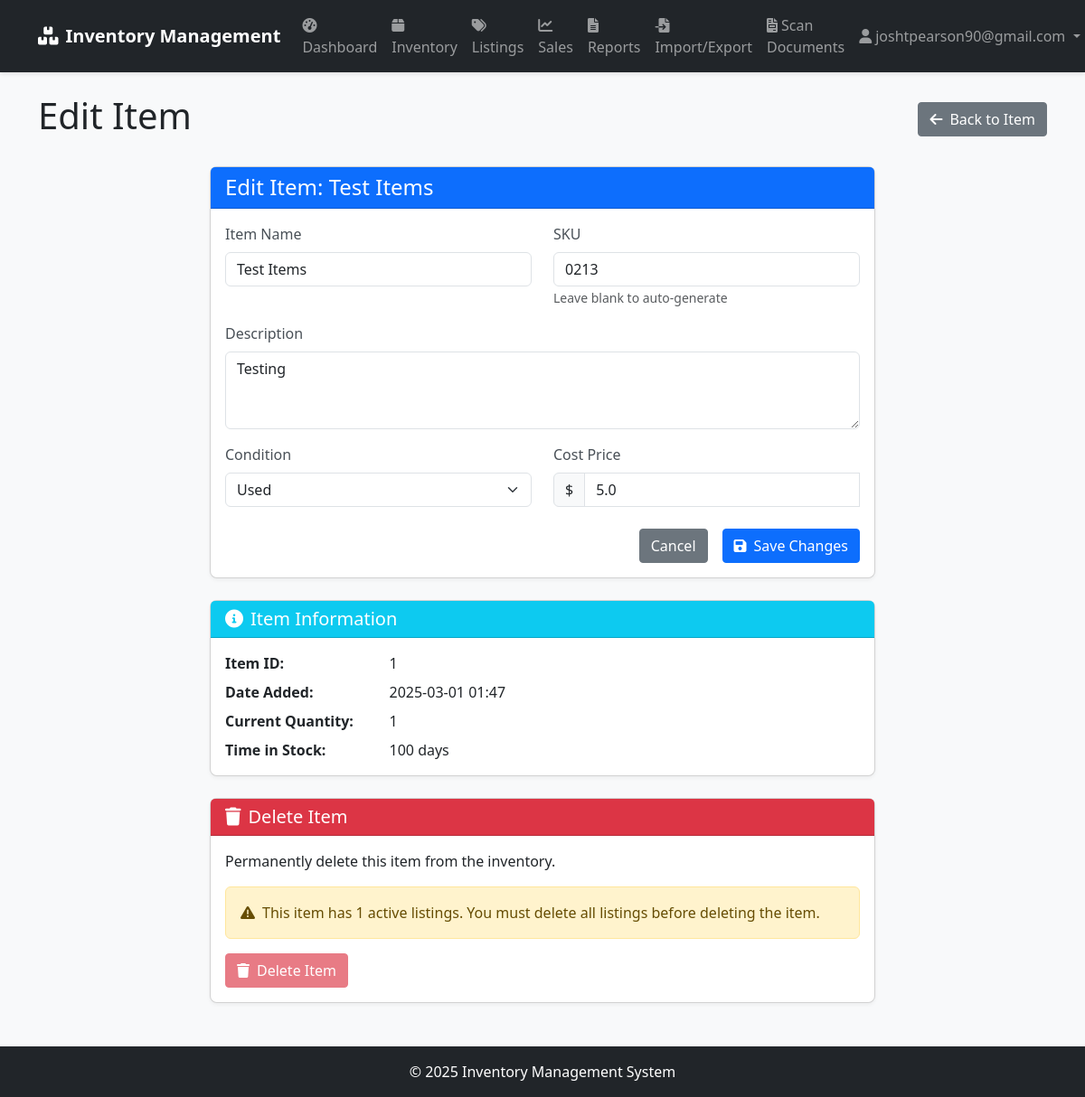
/inventory/item/1/edit (signed in), run on the app's committed database.
### app/models/user.py (models this page shows, shortened)
class User(UserMixin, db.Model):
    __tablename__ = 'users'
    id = db.Column(db.Integer, primary_key=True)
    username = db.Column(db.String(64), unique=True, index=True)
    email = db.Column(db.String(120), unique=True, index=True)
    password_hash = db.Column(db.String(128))
    role = db.Column(db.String(20), default='user')  # 'admin', 'manager', 'user'
    created_at = db.Column(db.DateTime, default=datetime.utcnow)
    last_login = db.Column(db.DateTime)
    def is_admin(self):
        return self.role == 'admin'

### app/models/inventory.py (models this page shows, shortened)
class Item(db.Model):
    __tablename__ = 'items'
    id = db.Column(db.Integer, primary_key=True)
    name = db.Column(db.String(100), nullable=False)
    description = db.Column(db.Text)
    sku = db.Column(db.String(50), unique=True, index=True)
    condition = db.Column(db.String(50))  # new, used, refurbished, etc.
    cost_price = db.Column(db.Float, nullable=False)
    created_at = db.Column(db.DateTime, default=datetime.utcnow)
    updated_at = db.Column(db.DateTime, default=datetime.utcnow, onupdate=datetime.utcnow)
    inventory_records = db.relationship('InventoryRecord', backref='item', lazy='dynamic')
    listings = db.relationship('Listing', backref='item', lazy='dynamic')
    def current_quantity(self):
        return sum(record.quantity for record in self.inventory_records)
    def time_in_stock(self):
        if not self.created_at:
            return 0
        return (datetime.utcnow() - self.created_at).days

class InventoryRecord(db.Model):
    __tablename__ = 'inventory_records'
    id = db.Column(db.Integer, primary_key=True)
    item_id = db.Column(db.Integer, db.ForeignKey('items.id'), nullable=False)
    quantity = db.Column(db.Integer, default=0)
    location = db.Column(db.String(100))  # warehouse, shelf, etc.
    date_added = db.Column(db.DateTime, default=datetime.utcnow)

### app/routes/inventory.py (the view, shortened to what this page needs)
@inventory_bp.route('/item/<int:item_id>/edit', methods=['GET', 'POST'])
@login_required
def edit_item(item_id):
    item = Item.query.get_or_404(item_id)
    return render_template('inventory/edit_item.html', item=item)

### app/models/user.py (called while the page is built)
@login_manager.user_loader
def load_user(user_id):
    return User.query.get(int(user_id))

### app/templates/inventory/edit_item.html (shortened to what this page needs)
{% extends "base.html" %}
{% block content %}
<div class="d-flex justify-content-between align-items-center mb-4">
    <h1>Edit Item</h1>
    <a href="{{ url_for('inventory.view_item', item_id=item.id) }}" class="btn btn-secondary">
        <i class="fas fa-arrow-left me-2"></i>Back to Item
    </a>
</div>
<div class="row">
    <div class="col-md-8 offset-md-2">
        <div class="card">
            <div class="card-header bg-primary text-white">
                <h4 class="mb-0">Edit Item: {{ item.name }}</h4>
            </div>
            <div class="card-body">
                <form method="POST" action="{{ url_for('inventory.edit_item', item_id=item.id) }}" class="needs-validation" novalidate>
                    <div class="row mb-3">
                        <div class="col-md-6">
                            <label for="name" class="form-label">Item Name</label>
                            <input type="text" class="form-control" id="name" name="name" value="{{ item.name }}" required>
                        </div>
                        <div class="col-md-6">
                            <label for="sku" class="form-label">SKU</label>
                            <input type="text" class="form-control" id="sku" name="sku" value="{{ item.sku or '' }}">
                            <small class="text-muted">Leave blank to auto-generate</small>
                        </div>
                    </div>
                    <div class="mb-3">
                        <label for="description" class="form-label">Description</label>
                        <textarea class="form-control" id="description" name="description" rows="3">{{ item.description or '' }}</textarea>
                    </div>
                    <div class="row mb-3">
                        <div class="col-md-6">
                            <label for="condition" class="form-label">Condition</label>
                            <select class="form-select" id="condition" name="condition" required>
                                <option value="used" {% if item.condition == 'used' %}selected{% endif %}>Used</option>
                            </select>
                        </div>
                        <div class="col-md-6">
                            <label for="cost_price" class="form-label">Cost Price</label>
                            <div class="input-group">
                                <span class="input-group-text">$</span>
                                <input type="number" class="form-control" id="cost_price" name="cost_price" step="0.01" min="0" value="{{ item.cost_price }}" required>
                            </div>
                        </div>
                    </div>
                    <div class="d-grid gap-2 d-md-flex justify-content-md-end mt-4">
                        <a href="{{ url_for('inventory.view_item', item_id=item.id) }}" class="btn btn-secondary me-md-2">Cancel</a>
                        <button type="submit" class="btn btn-primary">
                            <i class="fas fa-save me-2"></i>Save Changes
                        </button>
                    </div>
                </form>
            </div>
        </div>
        <div class="card mt-4">
            <div class="card-header bg-info text-white">
                <h5 class="mb-0">
                    <i class="fas fa-info-circle me-2"></i>Item Information
                </h5>
            </div>
            <div class="card-body">
                <div class="row mb-2">
                    <div class="col-md-3 fw-bold">Item ID:</div>
                    <div class="col-md-9">{{ item.id }}</div>
                </div>
                <div class="row mb-2">
                    <div class="col-md-3 fw-bold">Date Added:</div>
                    <div class="col-md-9">{{ item.created_at.strftime('%Y-%m-%d %H:%M') }}</div>
                </div>
                <div class="row mb-2">
                    <div class="col-md-3 fw-bold">Current Quantity:</div>
                    <div class="col-md-9">{{ item.current_quantity() }}</div>
                </div>
                <div class="row">
                    <div class="col-md-3 fw-bold">Time in Stock:</div>
                    <div class="col-md-9">{{ item.time_in_stock() }} days</div>
                </div>
            </div>
        </div>
        <div class="card mt-4">
            <div class="card-header bg-danger text-white">
                <h5 class="mb-0">
                    <i class="fas fa-trash me-2"></i>Delete Item
                </h5>
            </div>
            <div class="card-body">
                <p>Permanently delete this item from the inventory.</p>
                {% if item.listings.count() > 0 %}
                    <div class="alert alert-warning">
                        <i class="fas fa-exclamation-triangle me-2"></i>This item has {{ item.listings.count() }} active listings. You must delete all listings before deleting the item.
                    </div>
                    <button type="button" class="btn btn-danger" disabled>
                        <i class="fas fa-trash me-2"></i>Delete Item
                    </button>
                {% else %}
                    <button type="button" class="btn btn-danger" data-bs-toggle="modal" data-bs-target="#deleteItemModal">
                        <i class="fas fa-trash me-2"></i>Delete Item
                    </button>
                {% endif %}
            </div>
        </div>
    </div>
</div>
{% endblock %}

### app/templates/base.html (shortened to what this page needs)
<!DOCTYPE html>
<html lang="en">
<head>
    <link href="https://cdn.jsdelivr.net/npm/bootstrap@5.3.0/dist/css/bootstrap.min.css" rel="stylesheet">
    <link rel="stylesheet" href="https://cdnjs.cloudflare.com/ajax/libs/font-awesome/6.0.0/css/all.min.css">
    <link rel="stylesheet" href="{{ url_for('static', filename='css/style.css') }}">
</head>
<body>
    <nav class="navbar navbar-expand-lg navbar-dark bg-dark">
        <div class="container">
            <a class="navbar-brand" href="{{ url_for('main.index') }}">
                <i class="fas fa-boxes me-2"></i>Inventory Management
            </a>
            <div class="collapse navbar-collapse" id="navbarNav">
                <ul class="navbar-nav me-auto">
                    {% if current_user.is_authenticated %}
                    <li class="nav-item">
                        <a class="nav-link" href="{{ url_for('main.dashboard') }}">
                            <i class="fas fa-tachometer-alt me-1"></i>Dashboard
                        </a>
                    </li>
                    <li class="nav-item">
                        <a class="nav-link" href="{{ url_for('inventory.index') }}">
                            <i class="fas fa-box me-1"></i>Inventory
                        </a>
                    </li>
                    <li class="nav-item">
                        <a class="nav-link" href="{{ url_for('sales.index') }}">
                            <i class="fas fa-tags me-1"></i>Listings
                        </a>
                    </li>
                    <li class="nav-item">
                        <a class="nav-link" href="{{ url_for('sales.dashboard') }}">
                            <i class="fas fa-chart-line me-1"></i>Sales
                        </a>
                    </li>
                    <li class="nav-item">
                        <a class="nav-link" href="{{ url_for('reports.index') }}">
                            <i class="fas fa-file-alt me-1"></i>Reports
                        </a>
                    </li>
                    <li class="nav-item">
                        <a class="nav-link" href="{{ url_for('import_export.index') }}">
                            <i class="fas fa-file-import me-1"></i>Import/Export
                        </a>
                    </li>
                    <li class="nav-item">
                        <a class="nav-link" href="{{ url_for('documents.index') }}">
                            <i class="fas fa-file-invoice me-1"></i>Scan Documents
                        </a>
                    </li>
                    {% endif %}
                </ul>
                <ul class="navbar-nav">
                    {% if current_user.is_authenticated %}
                    <li class="nav-item dropdown">
                        <a class="nav-link dropdown-toggle" href="#" id="userDropdown" role="button" data-bs-toggle="dropdown">
                            <i class="fas fa-user me-1"></i>{{ current_user.username }}
                        </a>
                    </li>
                    {% endif %}
                </ul>
            </div>
        </div>
    </nav>
    <div class="container mt-4">
        {% block content %}{% endblock %}
    </div>
    <footer class="bg-dark text-white mt-5 py-3">
        <div class="container text-center">
            <p class="mb-0">&copy; 2025 Inventory Management System</p>
        </div>
    </footer>
</body>
</html>

### app/static/css/style.css (style rules this page uses)
body { font-family: 'Segoe UI', Tahoma, Geneva, Verdana, sans-serif; background-color: #f8f9fa; }
.card { border-radius: 8px; box-shadow: 0 2px 4px rgba(0, 0, 0, 0.05); transition: transform 0.2s, box-shadow 0.2s; }
.card-header { border-top-left-radius: 8px; border-top-right-radius: 8px; font-weight: 600; }
.form-label { font-weight: 500; color: #495057; }
.btn { border-radius: 4px; font-weight: 500; }
.btn-primary { background-color: #0d6efd; border-color: #0d6efd; }
.navbar { box-shadow: 0 2px 4px rgba(0, 0, 0, 0.1); }
.navbar-brand { font-weight: 600; }
.nav-link { font-weight: 500; }
footer { margin-top: 3rem; }

### data on the page
User: username "joshtpearson90@gmail.com"
Item: name "Test Items", sku "0213", description "Testing", condition "Used", cost_price "5.0", id "1", created_at "2025-03-01 01:47", time_in_stock "100"
InventoryRecord: current_quantity "1"

### other printed values
{{ item.listings.count() }} "1"
